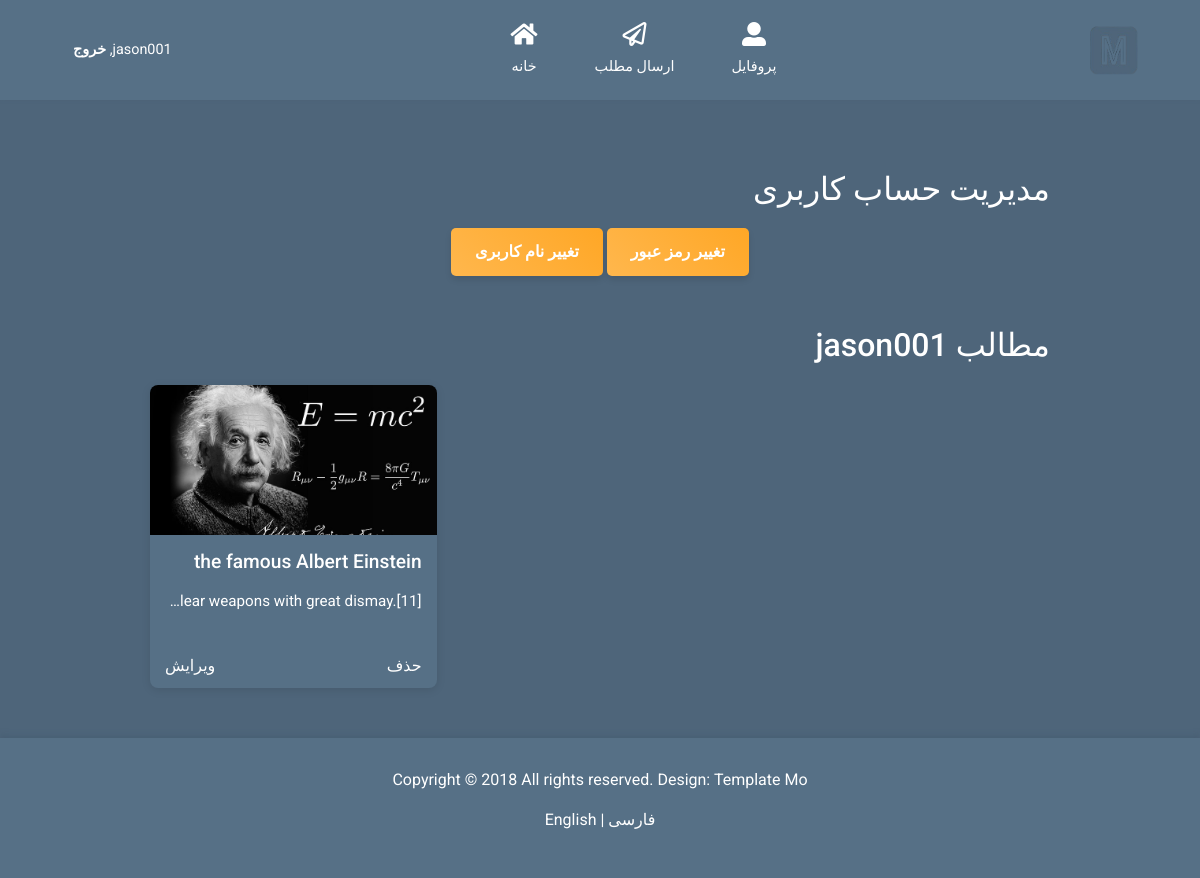
Screenshot of /profile (signed in) with the database file from the repository.
### main.py (models this page shows, shortened)
class Post(db.Model):
    id = db.Column(db.Integer, primary_key=True)
    title = db.Column(db.String(200), nullable=False)
    content = db.Column(db.Text, nullable=False)
    image = db.Column(db.String(120), nullable=True)  # New field for storing image path
    user_id = db.Column(db.Integer, db.ForeignKey('user.id'), nullable=False)
    user = db.relationship('User', backref=db.backref('user_posts', lazy=True))  # Relationship to User model
    comments = db.relationship('Comment',cascade="all, delete-orphan", backref='post', lazy=True)

### main.py (the view)
@app.route("/profile", methods=['POST' , 'GET'])
def profile() :
    if "username" not in session :
        flash(translations[session["language"]]['need_to_login'])
        return redirect(url_for('login'))
    else :
        user_id = session["user_id"]
        user = User.query.filter_by(id = user_id)
        user_post = Post.query.filter_by(user_id = user_id)
        return render_template("profile.html" , user = session['username'], translations=translations[session["language"]],
                                user_specs=user , user_posts = user_post, user_id = session['user_id'])

### main.py (called while the page is built)
@app.before_request
def create_tables():
    db.create_all()
    if not "language" in session:
        session["language"] = 'fa'

### templates/profile.html (shortened to what this page needs)
<!DOCTYPE html>
<html lang="en">
<head>
    <link rel="stylesheet" href="{{ url_for('static',filename='css/post.css') }}" />
    <link rel="stylesheet" href="{{ url_for('static',filename='css/fontawesome.min.css') }}" />
    <link rel="stylesheet" href="{{ url_for('static',filename='css/bootstrap.min.css') }}" />
    <link rel="stylesheet" href="{{ url_for('static',filename='css/templatemo-style.css') }}" />
    <link rel="stylesheet" href="{{ url_for('static',filename='css/home.css') }}" />
    <link rel="stylesheet" href="{{ url_for('static',filename='css/comment-section.css') }}" />
    <link rel="stylesheet" href="{{ url_for('static',filename='css/mini-post.css') }}" />
    <link rel="stylesheet" href="{{ url_for('static', filename='css/profile.css') }}" />
    {% if translations['language']=="fa" %}
        <link rel="stylesheet" href="{{ url_for('static',filename='css/farsi-specifics.css') }}" />
    {% endif %}
</head>
<body style="padding-top: 90px;">
    {% include 'top-nav-bar.html' %}
    <div class="content">
        <div class="profile-options">
            <h2 class="posts_by_class">{{translations['manage_your_account']}}</h2>
            <a href="{{ url_for('change_username') }}" class="">
                <button class="button change-username">{{translations['change_username']}}</button>
            </a>
            <a href="{{ url_for('change_password') }}" class="">
                <button class="button change-password">{{translations['change_password']}}</button>
            </a>
        </div>
    </div>
    <div class="content">
        <h2 class="posts_by_class">{{translations['posts_by']}} {{ user }}</h2>
        <div  class="post-grid">
            {% for post in user_posts %}
            <a style="all: unset; color:white;" href="{{url_for('detail_post',post_id=post.id)}}" c>
                <div href="{{url_for('detail_post',post_id=post.id)}}" class="post-card">
                    <img src="{{post.image}}" alt="Post Image">
                    <div class="post-info">
                        <h3>{{ post['title'] }}</h3>
                        <p class="mini-post-text">{{post.content}}</p>
                    </div>
                    <div class="post-action-buttons-container">
                        <form action="{{ url_for('delete_post', post_id=post.id) }}" method="POST">
                            <button class="post-action-button" name = "post_delete" type="submit">{{translations['delete']}}</button>
                    </form>
                    <form action="{{ url_for('update_post', post_id=post.id) }}" method="GET">
                        <span>
                            <button class="post-action-button" name="edit_post" type="submit">{{translations['edit']}}</button>
                        </span>
                    </form>
                    </div>
                </div>
            </a>
            {% endfor %}
        </div>
    </div>
    {% include 'tm-footer.html' %}
</body>
</html>

### static/css/templatemo-style.css (style rules this page uses)
html { font-size: 16px; overflow-x: hidden; }
body { font-family: Roboto, Helvetica, Arial, sans-serif; background-color: #4e657a; overflow-x: hidden; }
a { transition: all 0.3s ease; }

### static/css/mini-post.css (style rules this page uses)
.mini-post-text { white-space: nowrap; text-overflow: ellipsis; overflow: hidden; color: #ffffff; font-size: 0.95rem; line-height: 1.6; }

### static/css/profile.css (style rules this page uses)
body { font-family: 'Roboto', sans-serif; }
.content { max-width: 900px; margin: 50px auto; text-align: left; }
.content h2 { font-size: 2em; margin-bottom: 20px; color: white; }
.post-grid { display: grid; grid-template-columns: repeat(auto-fill, minmax(250px, 1fr)); gap: 20px; }
.post-card { background: #567086; border-radius: 8px; overflow: hidden; box-shadow: 0 2px 10px rgba(0, 0, 0, 0.1); transition: transform 0.3s ease; cursor: pointer; }
.post-card img { width: 100%; height: 150px; object-fit: cover; }
.post-info { padding: 15px; }
.post-info h3 { font-size: 1.2em; margin: 0; color: white; }
.post-info p { color: white; margin-top: 10px; }
.post-action-buttons-container { display: flex; justify-content: space-between; bottom: 0; left: 0; width: 100%; }
.post-action-button { width:max-content; object-fit: cover; flex: 1; padding: 10px 15px; font-size: 16px; color: #fff; border: none; cursor: pointer; background-color: transparent; transition: background-color 0.3s ease; text-align: center; }
.profile-options { align-items: center; text-align: center; }
.posts_by_class { text-align: left; align-items: left; }
.button { border: none; border-radius: 5px; padding: 12px 24px; font-size: 16px; font-weight: bold; color: white; cursor: pointer; transition: background-color 0.3s, box-shadow 0.3s; }
.button.change-username { background: linear-gradient(45deg, #FFB74D, #FFA726); box-shadow: 0 4px 6px rgba(0, 0, 0, 0.1); }
.button.change-password { background: linear-gradient(45deg, #FFB74D, #FFA726); box-shadow: 0 4px 6px rgba(0, 0, 0, 0.1); }

### static/css/farsi-specifics.css (style rules this page uses)
.post-card { unicode-bidi: isolate; direction: rtl; text-align: right; align-items: right; }
.posts_by_class { unicode-bidi: isolate; direction: rtl; text-align: right; align-items: right; }

### rows the page displays
Post: image (picture), title "the famous Albert Einstein", content "Born in the German Empire, Einstein moved to Switzerland in 1895, forsaking his German citizenship (as a subject of the Kingdom of Württemberg)[note 1] the following year. In 1897, at the age of seventeen, he enrolled in the mathematics and physics teaching diploma program at the Swiss federal polytechnic school in Zürich, graduating in 1900. In 1901, he acquired Swiss citizenship, which he kept for the rest of his life. In 1903, he secured a permanent position at the Swiss Patent Office in Bern. In 1905, he submitted a successful PhD dissertation to the University of Zurich. In 1914, he moved to Berlin in order to join the Prussian Academy of Sciences and the Humboldt University of Berlin.…"

### other values shown
{{ user }} "jason001"
{{ translations['logout'] }} "خروج"
{{ translations['home'] }} "خانه"
{{ translations['create_post'] }} "ارسال مطلب"
{{ translations['profile'] }} "پروفایل"
{{ translations['manage_your_account'] }} "مدیریت حساب کاربری"
{{ translations['change_username'] }} "تغییر نام کاربری"
{{ translations['change_password'] }} "تغییر رمز عبور"
{{ translations['posts_by'] }} "مطالب"
